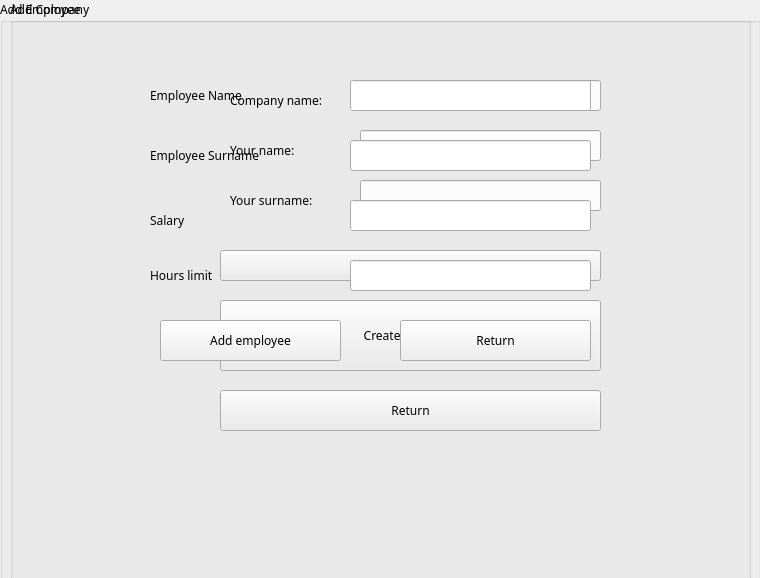
<?xml version="1.0" encoding="UTF-8"?>
<ui version="4.0">
 <class>AddCompany</class>
 <widget class="QWidget" name="AddCompany">
  <property name="geometry">
   <rect>
    <x>0</x>
    <y>0</y>
    <width>760</width>
    <height>578</height>
   </rect>
  </property>
  <property name="windowTitle">
   <string>AddCompany</string>
  </property>
  <widget class="QGroupBox" name="add_company_box">
   <property name="geometry">
    <rect>
     <x>10</x>
     <y>0</y>
     <width>741</width>
     <height>581</height>
    </rect>
   </property>
   <property name="font">
    <font>
     <family>Copperplate Gothic Bold</family>
    </font>
   </property>
   <property name="styleSheet">
    <string notr="true">QGroupBox{background:url(:/Comcalen/background.jpg)}</string>
   </property>
   <property name="title">
    <string>Add Company</string>
   </property>
   <widget class="QLineEdit" name="cname">
    <property name="geometry">
     <rect>
      <x>350</x>
      <y>80</y>
      <width>241</width>
      <height>31</height>
     </rect>
    </property>
   </widget>
   <widget class="QLabel" name="line_name">
    <property name="geometry">
     <rect>
      <x>220</x>
      <y>80</y>
      <width>101</width>
      <height>41</height>
     </rect>
    </property>
    <property name="font">
     <font>
      <family>Copperplate Gothic Bold</family>
     </font>
    </property>
    <property name="text">
     <string>Company name:</string>
    </property>
   </widget>
   <widget class="QLineEdit" name="employer_name">
    <property name="geometry">
     <rect>
      <x>350</x>
      <y>130</y>
      <width>241</width>
      <height>31</height>
     </rect>
    </property>
   </widget>
   <widget class="QLabel" name="empname">
    <property name="geometry">
     <rect>
      <x>220</x>
      <y>140</y>
      <width>91</width>
      <height>21</height>
     </rect>
    </property>
    <property name="font">
     <font>
      <family>Copperplate Gothic Bold</family>
     </font>
    </property>
    <property name="text">
     <string>Your name:</string>
    </property>
   </widget>
   <widget class="QLineEdit" name="employer_surname">
    <property name="geometry">
     <rect>
      <x>350</x>
      <y>180</y>
      <width>241</width>
      <height>31</height>
     </rect>
    </property>
   </widget>
   <widget class="QLabel" name="empsurname">
    <property name="geometry">
     <rect>
      <x>220</x>
      <y>190</y>
      <width>91</width>
      <height>21</height>
     </rect>
    </property>
    <property name="font">
     <font>
      <family>Copperplate Gothic Bold</family>
     </font>
    </property>
    <property name="text">
     <string>Your surname:</string>
    </property>
   </widget>
   <widget class="QPushButton" name="add_employee_button">
    <property name="geometry">
     <rect>
      <x>210</x>
      <y>250</y>
      <width>381</width>
      <height>31</height>
     </rect>
    </property>
    <property name="font">
     <font>
      <family>Copperplate Gothic Bold</family>
     </font>
    </property>
    <property name="text">
     <string>Add employee</string>
    </property>
   </widget>
   <widget class="QPushButton" name="create_company">
    <property name="geometry">
     <rect>
      <x>210</x>
      <y>300</y>
      <width>381</width>
      <height>71</height>
     </rect>
    </property>
    <property name="font">
     <font>
      <family>Copperplate Gothic Bold</family>
     </font>
    </property>
    <property name="text">
     <string>Create Company</string>
    </property>
   </widget>
   <widget class="QPushButton" name="return_main_w">
    <property name="geometry">
     <rect>
      <x>210</x>
      <y>390</y>
      <width>381</width>
      <height>41</height>
     </rect>
    </property>
    <property name="font">
     <font>
      <family>Copperplate Gothic Bold</family>
     </font>
    </property>
    <property name="text">
     <string>Return</string>
    </property>
   </widget>
  </widget>
  <widget class="QGroupBox" name="adding_employee">
   <property name="geometry">
    <rect>
     <x>0</x>
     <y>0</y>
     <width>761</width>
     <height>581</height>
    </rect>
   </property>
   <property name="font">
    <font>
     <family>Copperplate Gothic Bold</family>
    </font>
   </property>
   <property name="styleSheet">
    <string notr="true">QGroupBox{background:url(:/Comcalen/background.jpg)}</string>
   </property>
   <property name="title">
    <string>Add Employee</string>
   </property>
   <widget class="QLabel" name="label">
    <property name="geometry">
     <rect>
      <x>150</x>
      <y>80</y>
      <width>111</width>
      <height>31</height>
     </rect>
    </property>
    <property name="font">
     <font>
      <family>Copperplate Gothic Bold</family>
     </font>
    </property>
    <property name="text">
     <string>Employee Name</string>
    </property>
   </widget>
   <widget class="QLineEdit" name="employee_name">
    <property name="geometry">
     <rect>
      <x>350</x>
      <y>80</y>
      <width>241</width>
      <height>31</height>
     </rect>
    </property>
   </widget>
   <widget class="QLabel" name="label_2">
    <property name="geometry">
     <rect>
      <x>150</x>
      <y>140</y>
      <width>121</width>
      <height>31</height>
     </rect>
    </property>
    <property name="font">
     <font>
      <family>Copperplate Gothic Bold</family>
     </font>
    </property>
    <property name="text">
     <string>Employee Surname</string>
    </property>
   </widget>
   <widget class="QLineEdit" name="employee_surname">
    <property name="geometry">
     <rect>
      <x>350</x>
      <y>140</y>
      <width>241</width>
      <height>31</height>
     </rect>
    </property>
   </widget>
   <widget class="QLineEdit" name="employee_salary">
    <property name="geometry">
     <rect>
      <x>350</x>
      <y>200</y>
      <width>241</width>
      <height>31</height>
     </rect>
    </property>
   </widget>
   <widget class="QLabel" name="label_3">
    <property name="geometry">
     <rect>
      <x>150</x>
      <y>210</y>
      <width>71</width>
      <height>21</height>
     </rect>
    </property>
    <property name="font">
     <font>
      <family>Copperplate Gothic Bold</family>
     </font>
    </property>
    <property name="text">
     <string>Salary</string>
    </property>
   </widget>
   <widget class="QLineEdit" name="employee_hl">
    <property name="geometry">
     <rect>
      <x>350</x>
      <y>260</y>
      <width>241</width>
      <height>31</height>
     </rect>
    </property>
   </widget>
   <widget class="QLabel" name="label_4">
    <property name="geometry">
     <rect>
      <x>150</x>
      <y>260</y>
      <width>91</width>
      <height>31</height>
     </rect>
    </property>
    <property name="font">
     <font>
      <family>Copperplate Gothic Bold</family>
     </font>
    </property>
    <property name="text">
     <string>Hours limit</string>
    </property>
   </widget>
   <widget class="QPushButton" name="add_employee">
    <property name="geometry">
     <rect>
      <x>160</x>
      <y>320</y>
      <width>181</width>
      <height>41</height>
     </rect>
    </property>
    <property name="font">
     <font>
      <family>Copperplate Gothic Bold</family>
     </font>
    </property>
    <property name="text">
     <string>Add employee</string>
    </property>
   </widget>
   <widget class="QPushButton" name="return_2">
    <property name="geometry">
     <rect>
      <x>400</x>
      <y>320</y>
      <width>191</width>
      <height>41</height>
     </rect>
    </property>
    <property name="font">
     <font>
      <family>Copperplate Gothic Bold</family>
     </font>
    </property>
    <property name="text">
     <string>Return</string>
    </property>
   </widget>
  </widget>
 </widget>
 <layoutdefault spacing="6" margin="11"/>
 <resources>
  <include location="Comcalen.qrc"/>
 </resources>
 <connections/>
</ui>
